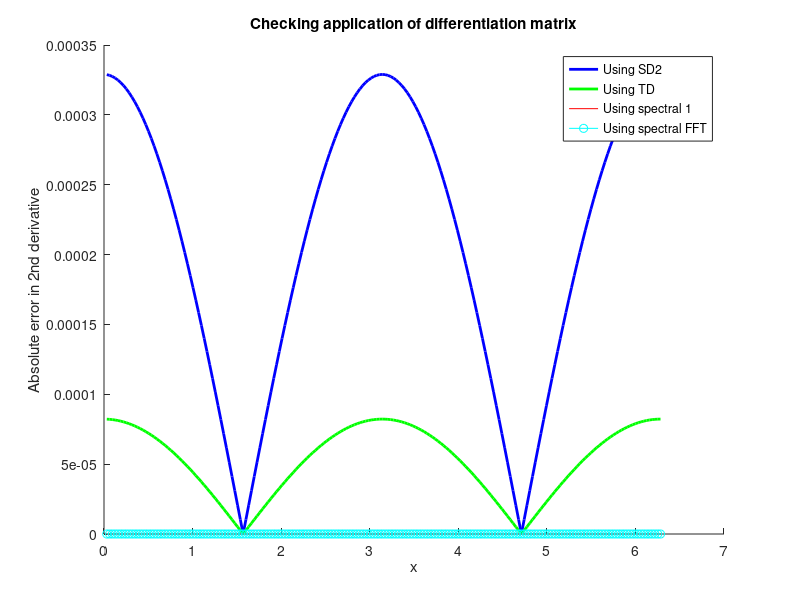

Recreate this plot in MATLAB.
% example16: spatial differences. We compare 4 different methods for the
% second derivative
clear all, clc,clf
%% Problem specification
% x in [-M,M], x_0=-M, x_{N}=M
% Due to periodic boundary conditions we don't need x_0
N=200; 
h=2*pi/(N); xgrid=h*(1:N)';x=xgrid; 
M=pi
%test  data for differentiation.

phi=@(x) (-cos(x)); true=@(x)(cos(x));
%phi=@(x)(cos(2*x)); true=@(x)(-4*cos(2*x));

figure(1),hold on

%plot(xgrid,phi(xgrid),'ko','LineWidth',2),hold on

%%
% Spatial differencing on periodic grid
% For single derivative: u_x(x_i,t) replaced by (u(x_i+1,t)-u(x_i-1,t) )/2h
firstcol=[0 -1 zeros(1,N-2)]'; firstrow=[0 1 zeros(1,N-2)];
SD=toeplitz(firstcol,firstrow);
SD(1,N)=-1;SD(N,1)=1; % modifications to make differencing periodic
SD=SD/(2*h);
SD2=SD*SD;% second derivative using repeated first derivatives

err=SD2*phi(x)-true(x);
plot(x,abs(err),'b','LineWidth',2)


 %% for second order derivative using 2-point centered scheme
firstcol=[-2 1 zeros(1,N-2)]'; firstrow=[-2 1 zeros(1,N-2)];
TD=toeplitz(firstcol,firstrow);
TD(1,N)=1;TD(N,1)=1; % modifications to make differencing period
TD=TD/h/h;
err=TD*phi(x)-true(x);
plot(x,abs(err),'g','LineWidth',2)

    %% Construct spectral differentiation matrix from explicit derivative matrix 
  tstart=tic;
    column = [0 .5*(-1).^(1:N-1).*cot((1:N-1)*h/2)];
    SpecD = toeplitz(column,column([1 N:-1:2]));
    SpecD=SpecD*SpecD;
    W=SpecD*phi(x);
    
    telapsed_explicit=toc(tstart)
    
    err=W-true(x);
    
    plot(x,abs(err),'r')
 
    
    
    %% Construct spectral differentiation matrix using FFT
 
tstart=tic;
U=fft(phi(x));    
W1=  (ifft(1i*[0:N/2-1 0 1-N/2:-1]'.*U)); % diff wrt x
W2 = (ifft(-[0:N/2 1-N/2:-1]'.^2.*U)); %second diff wrt x

telapsed_fft=toc(tstart)

err=W2-true(x);
 plot(x,abs(err),'co-')

   %%
   figure(1), xlabel('x'), ylabel('Absolute error in 2nd derivative'), legend('Using SD2', 'Using TD', 'Using spectral 1', 'Using spectral FFT')
    title('Checking application of differentiation matrix')
    
